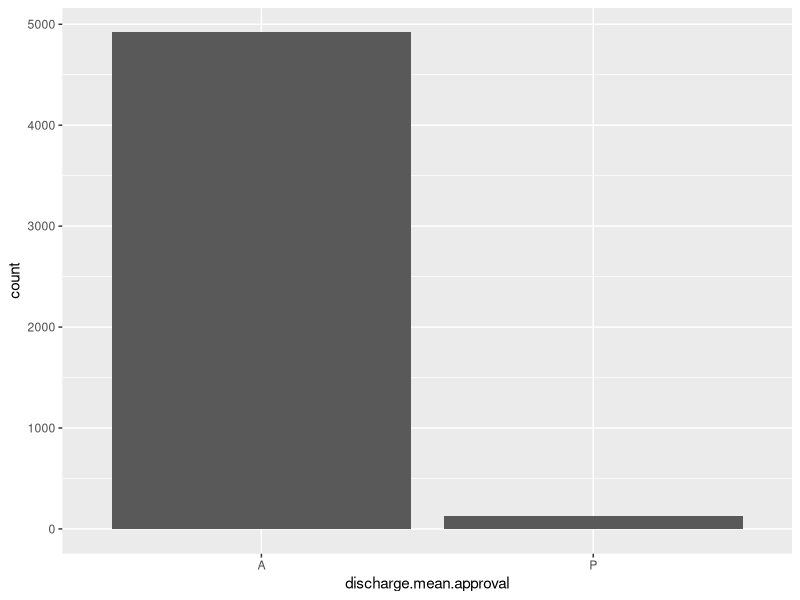
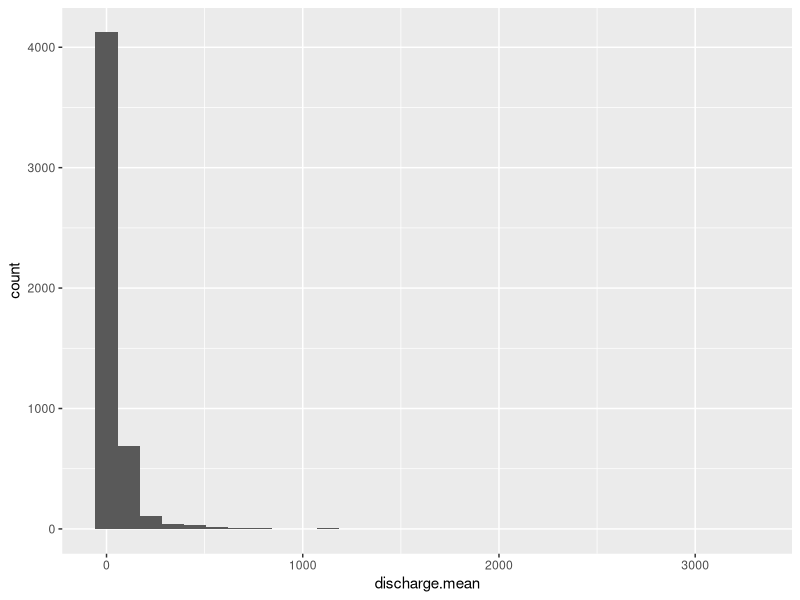
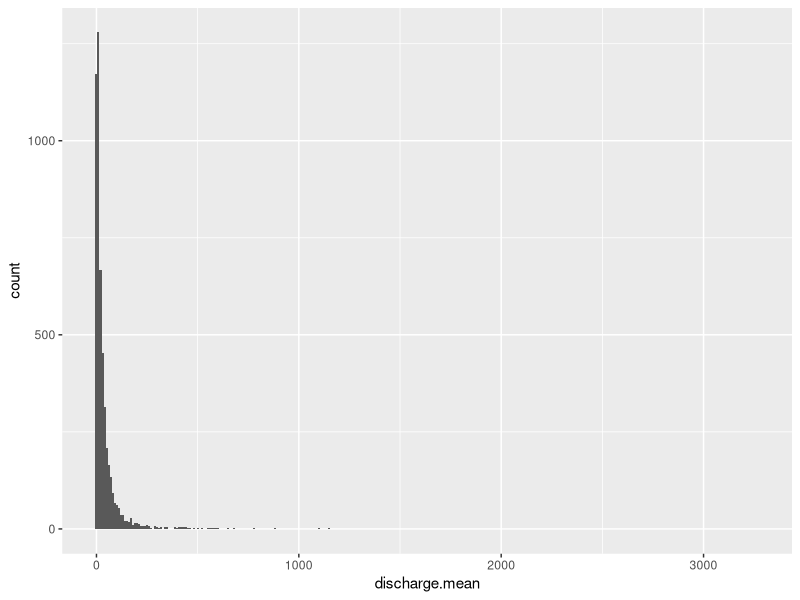
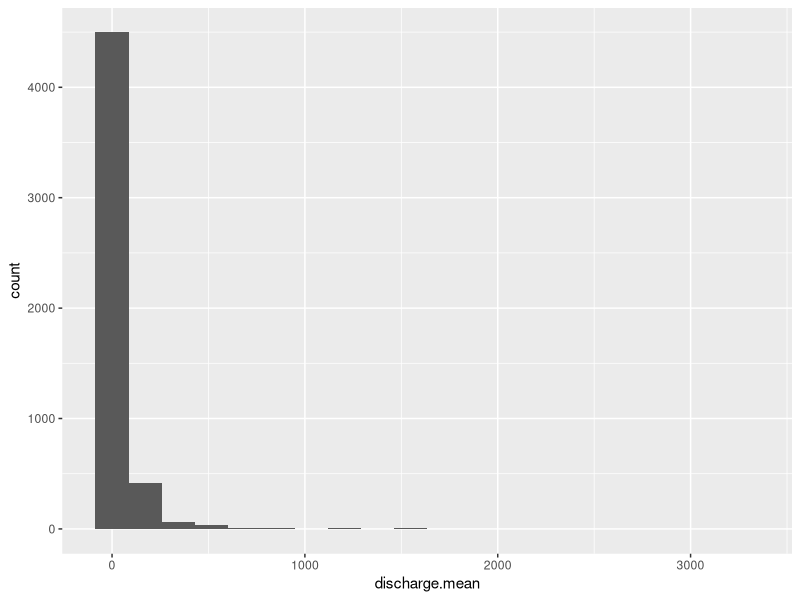
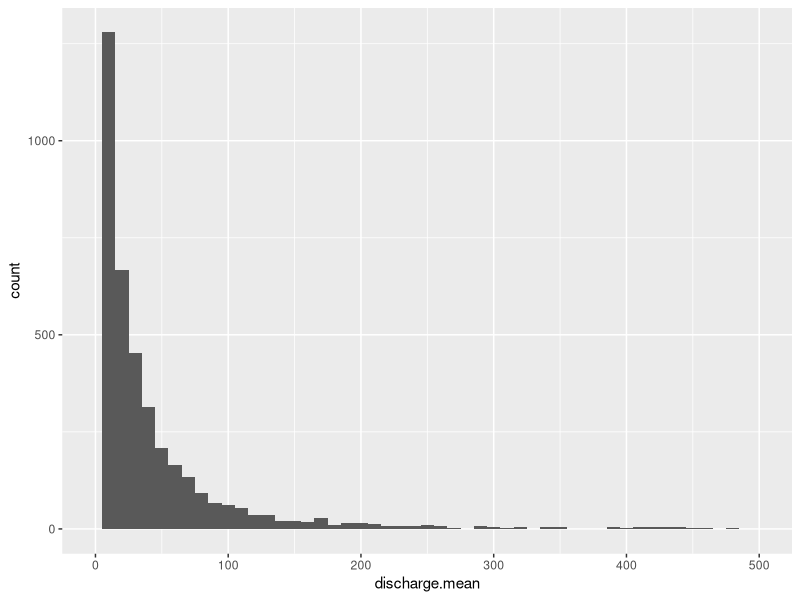
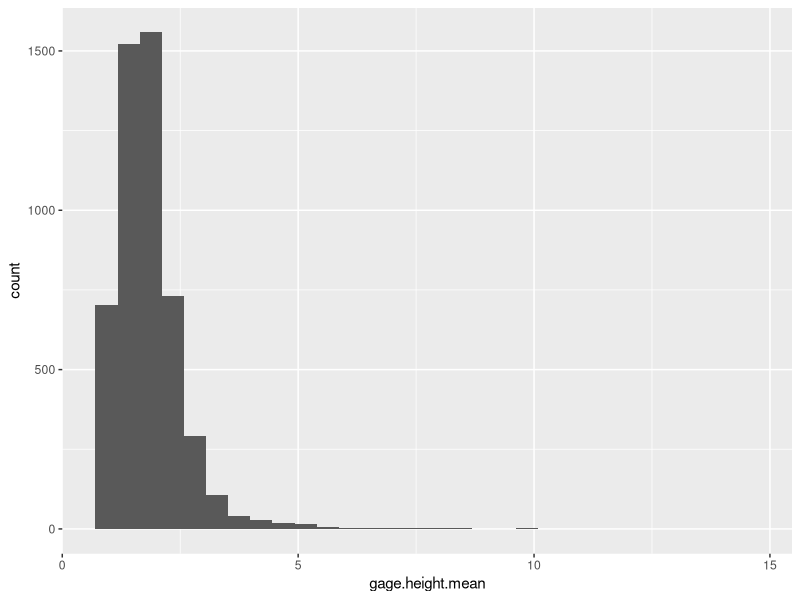
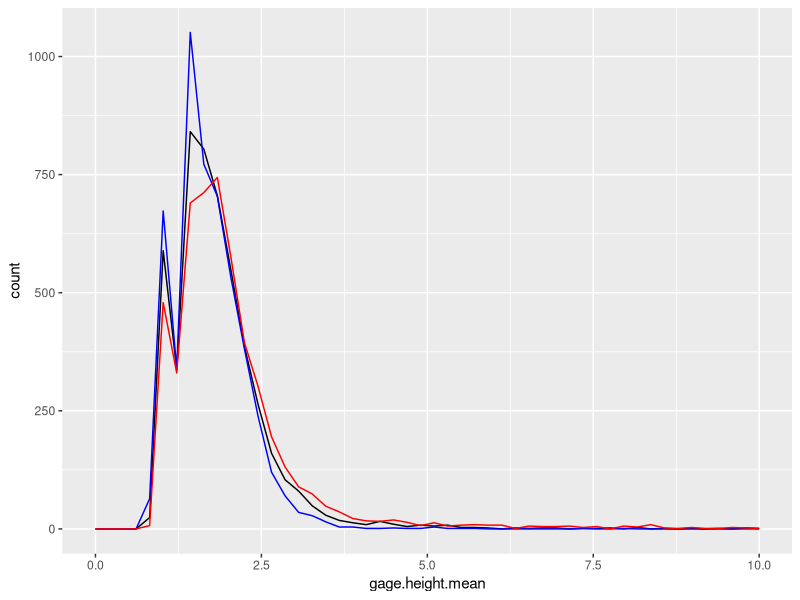
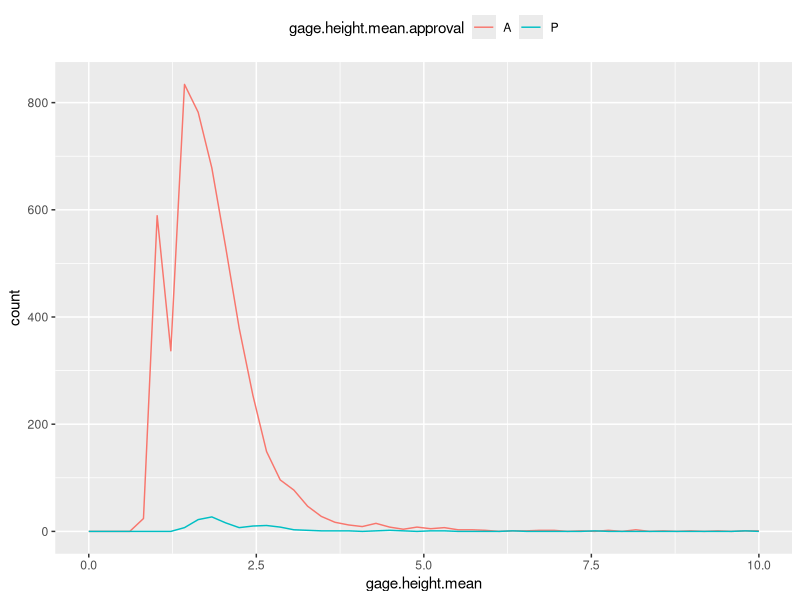

Reproduce these figures in R, in order.
## ---- chunk 1
# 1. Set up your working directory
getwd()

# 2. Load packges
library(tidyverse)

# 3. Import datasets
USGS.flow.data <- read.csv("./Data/Raw/USGS_Site02085000_Flow_Raw.csv")

View(USGS.flow.data)
# Alternate option: click on data frame in Environment tab

class(USGS.flow.data)
colnames(USGS.flow.data)

# Rename columns
colnames(USGS.flow.data) <- c("agency_cd", "site_no", "datetime", 
                              "discharge.max", "discharge.max.approval", 
                              "discharge.min", "discharge.min.approval", 
                              "discharge.mean", "discharge.mean.approval", 
                              "gage.height.max", "gage.height.max.approval", 
                              "gage.height.min", "gage.height.min.approval", 
                              "gage.height.mean", "gage.height.mean.approval")
str(USGS.flow.data)
dim(USGS.flow.data)

#head(USGS.flow.data)
class(USGS.flow.data$datetime)

## ---- chunk 2
help(as.Date)

# Adjust date formatting for today
# Write code for three different date formats. 
# An example is provided to get you started.
# (code must be uncommented)
today <- Sys.Date()
today
format(today, format = "%B")
format(today, format = "%y/%m")
format(today, format = "%d %b %Y")
format(today, format = "%d-%m-%Y")

USGS.flow.data$datetime <- as.Date(USGS.flow.data$datetime, format = "%m/%d/%y") 
## ---- chunk 3
# formatting the date and time values to the format year/month/day
USGS.flow.data$datetime <- format(USGS.flow.data$datetime, "%y%m%d")

#creating a function that specifies that if d is greater than 181231 (%y%m%d - format) then date should be 19 and if not then it should be 20; and then print d
create.early.dates <- (function(d) {
       paste0(ifelse(d > 181231,"19","20"),d)
       })
#running the created function with d as datetime for the dataset USGS.flow.data
USGS.flow.data$datetime <- create.early.dates(USGS.flow.data$datetime)

# formating the created datetime as a date
USGS.flow.data$datetime <- as.Date(USGS.flow.data$datetime, format = "%Y%m%d") 

## ---- chunk 4
summary(USGS.flow.data$discharge.mean)
summary(USGS.flow.data$gage.height.mean)
## ---- chunk 5
#To remove the entire row with any variable that has an NA
USGS.flow.data.complete <- na.omit(USGS.flow.data)
#Check how you can omit rows with NA in particular collumns!!!!!!??????

dim(USGS.flow.data)
dim(USGS.flow.data.complete) 

#complete.cases lets you know the number of rows are complete - without NA

mean(USGS.flow.data.complete$discharge.mean)
sd(USGS.flow.data.complete$discharge.mean)
summary(USGS.flow.data.complete$discharge.mean)

## ---- chunk 6
ggplot(USGS.flow.data.complete, aes(x = discharge.mean.approval)) +
  geom_bar() # works well for categorical data
## ---- chunk 7
#ploting a count histogram of the data
ggplot(USGS.flow.data.complete) +
  geom_histogram(aes(x = discharge.mean))

#plotting the histogram with a set binwidth of 10
ggplot(USGS.flow.data.complete) +
  geom_histogram(aes(x = discharge.mean), binwidth = 10)

#plotting the histogram specifying the number of bins that we want to have - 20 bins
ggplot(USGS.flow.data.complete) +
  geom_histogram(aes(x = discharge.mean), bins = 20)

#Plotting a histogram with a binwidth of 10 and an x axis range of 0 - 500
ggplot(USGS.flow.data.complete, aes(x = discharge.mean)) +
  geom_histogram(binwidth = 10) + 
  scale_x_continuous(limits = c(0, 500))
  
#Plotting a histogram of gage.height mean
ggplot(USGS.flow.data.complete) +
  geom_histogram(aes(x = gage.height.mean))

## ---- chunk 8
#Plotting multiple frequency polygons of different gauge height variables - mean, min and max
ggplot(USGS.flow.data.complete) +
  geom_freqpoly(aes(x = gage.height.mean), bins = 50) + # creating a frequency line for the mean of gage height
  geom_freqpoly(aes(x = gage.height.min), bins = 50, color = "blue") + # creating a frequency line for the min
  geom_freqpoly(aes(x = gage.height.max), bins = 50, color = "red") +  # creating a frequency line for the max
  scale_x_continuous(limits = c(0, 10)) # seting an x axis range of 0 - 10
# for plotting multiple frequency plolygons, it's important for the variables to have a similar range


#plotting multiple frequency polygons of the gauge mean, divided by the categorical variable "gage.height.mean.approval"
ggplot(USGS.flow.data.complete) +
  geom_freqpoly(aes(x = gage.height.mean, color = gage.height.mean.approval), bins = 50) + #colour the line based on the approval type
  scale_x_continuous(limits = c(0, 10)) +
  theme(legend.position = "top")

## ---- chunk 9
#box plot of the gage.height.mean.approval based on gage.height.mean
ggplot(USGS.flow.data.complete) +
  geom_boxplot(aes(x = gage.height.mean.approval, y = gage.height.mean))

#box plot of gage.height.mean divided into groups of gage.height.mean = 1 plotted against discharge.mean
ggplot(USGS.flow.data.complete) +
  geom_boxplot(aes(x = gage.height.mean, y = discharge.mean, group = cut_width(gage.height.mean, 1)))

#
ggplot(USGS.flow.data.complete) +
  geom_violin(aes(x = gage.height.mean.approval, y = gage.height.mean), draw_quantiles = c(0.25, 0.5, 0.75))# the quantiles specified are indicated as the lines
#outliers are not points but are the skinny lines at the top
## ---- chunk 10
ggplot(USGS.flow.data.complete) +
  geom_point(aes(x = discharge.mean, y = gage.height.mean))

## ---- chunk 11

